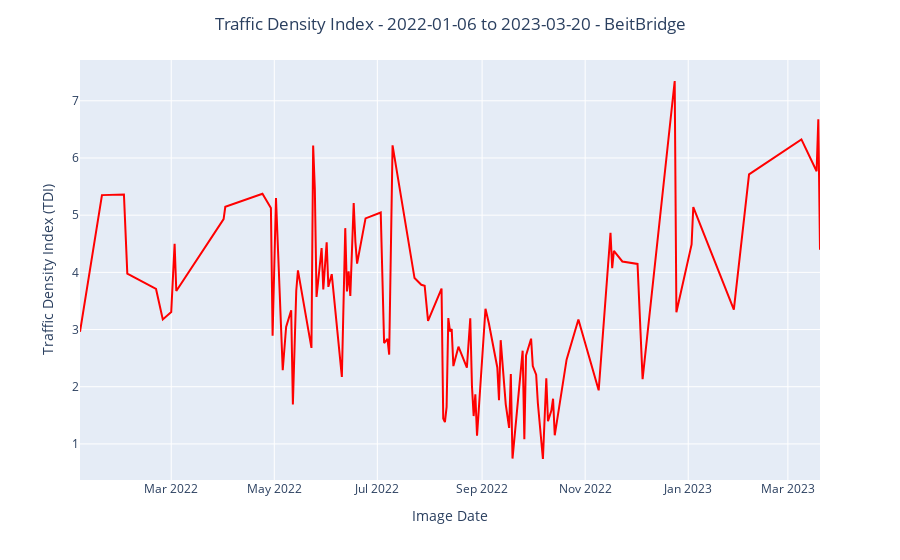

The code cell stored with this chart in its notebook:
### Code cell
# Creating TDI time series line chart
tdi_fig = px.line(tdi_df, x='date', y='tdi', color_discrete_map={'tdi': 'red'})
tdi_fig.update_traces(line_color='red', line_width=2)
tdi_fig.update_layout(title_text=f"Traffic Density Index - {min_date} to {max_date} - {aoi_name}", title_x=0.5, yaxis_title="Traffic Density Index (TDI)", xaxis_title="Image Date")

fignamestr = f"{aoi_name}_TDI_Chart_{min_date}_to_{max_date}"
tdi_out_png = outpath_tdi.joinpath(f"{fignamestr}.png")
tdi_out_html = outpath_tdi.joinpath(f"{fignamestr}.html")
tdi_fig.write_image(tdi_out_png)
tdi_fig.write_html(tdi_out_html)
tdi_fig.show()
